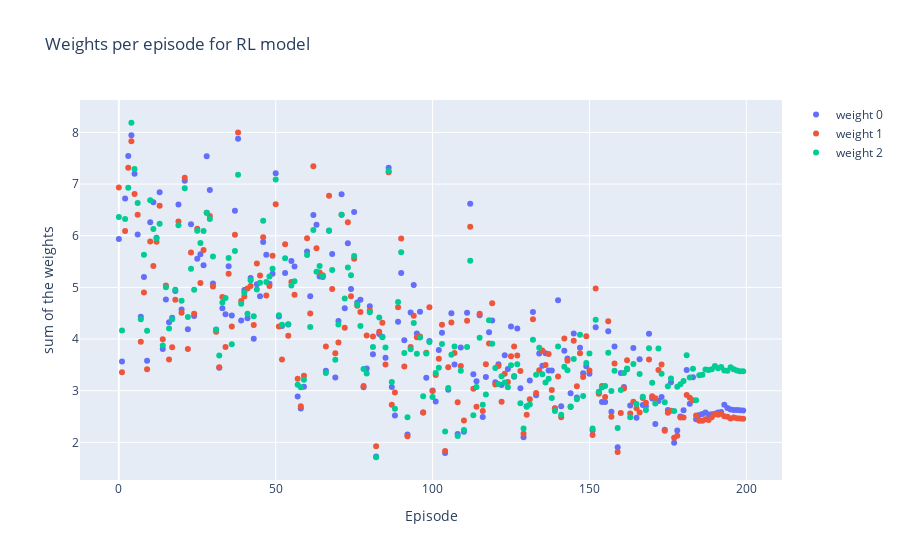

Here is the notebook cell this chart was saved with:
### Code cell
fig = go.Figure()
for w in range(3):
    fig.add_trace(go.Scatter(x= [i for i in range(len(weights.keys()))], y= [np.sum(i[w]) for i in list(weights.values())], mode= "markers", name= f"weight {w}"))
# add title and axis labels
fig.update_layout(title_text="Weights per episode for RL model", xaxis_title="Episode", yaxis_title="sum of the weights")
fig.show()

### Figure 1 — Plotly figure (JSON) as saved in the notebook; plotly's stock layout.template omitted (floating-point values rounded to 4 significant figures; data arrays with more than 128 entries replaced by an {"elided": "..."} marker saying what was removed)
{"data": [{"mode": "markers", "name": "weight 0", "type": "scatter", "x": {"elided": "200 int values"}, "y": {"elided": "200 float values"}}, {"mode": "markers", "name": "weight 1", "type": "scatter", "x": {"elided": "200 int values"}, "y": {"elided": "200 float values"}}, {"mode": "markers", "name": "weight 2", "type": "scatter", "x": {"elided": "200 int values"}, "y": {"elided": "200 float values"}}], "layout": {"title": {"text": "Weights per episode for RL model"}, "xaxis": {"title": {"text": "Episode"}}, "yaxis": {"title": {"text": "sum of the weights"}}}}
